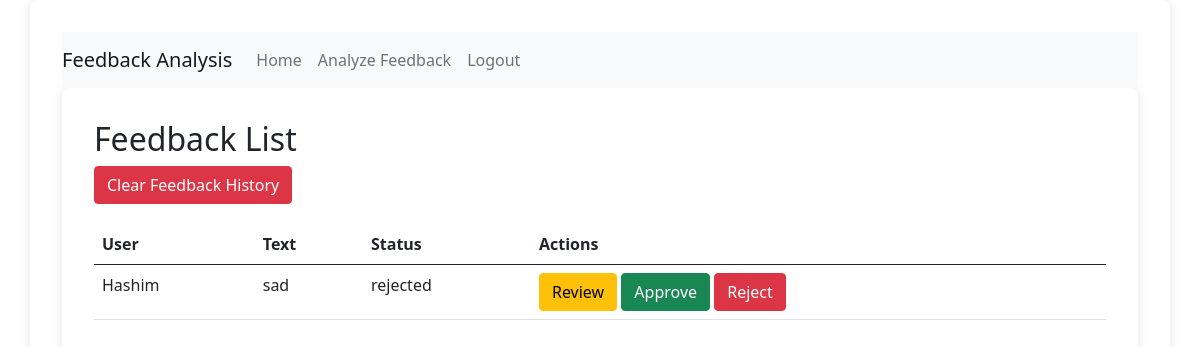
/home/feedback_list/ (signed in), run on an earlier commit of the app's database.
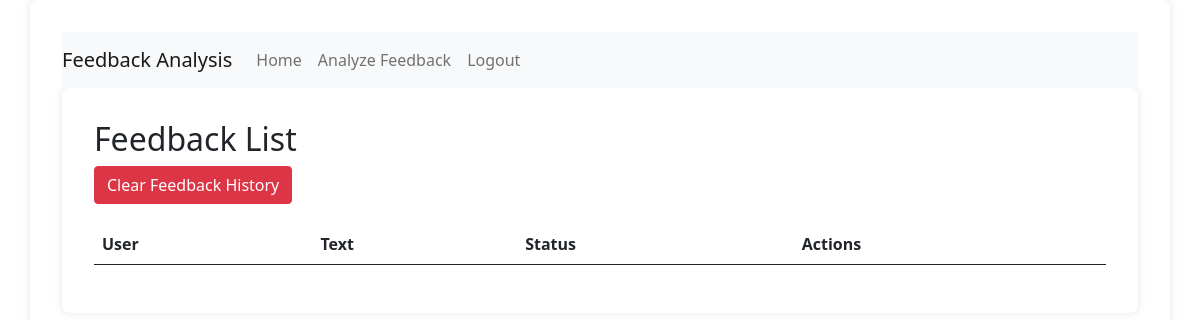
And on a later commit of the database.
### feedback/models.py (models this page shows, shortened)
class Feedback(models.Model):
    STATUS_CHOICES = (
        ('submitted', 'Submitted'),
        ('reviewed', 'Reviewed'),
        ('approved', 'Approved'),
        ('rejected', 'Rejected'),
    )
    user = models.ForeignKey(CustomUser, on_delete=models.CASCADE)
    text = models.TextField()
    status = models.CharField(max_length=10, choices=STATUS_CHOICES, default='submitted')
    submitted_at = models.DateTimeField(auto_now_add=True)
    reviewed_at = models.DateTimeField(null=True, blank=True)
    approved_at = models.DateTimeField(null=True, blank=True)
    rejected_at = models.DateTimeField(null=True, blank=True)

class CustomUser(AbstractUser):
    ROLE_CHOICES = (
        ('admin', 'Admin'),
        ('manager', 'Manager'),
        ('user', 'User'),
    )
    role = models.CharField(max_length=10, choices=ROLE_CHOICES, default='user')

### feedback/views.py (the view)
# urls.py: path('feedback_list/', views.feedback_list, name='feedback_list'),
@login_required
@user_passes_test(lambda u: u.role in ['manager', 'admin'])
def feedback_list(request):
    feedbacks = Feedback.objects.all()
    logger.info(f"Retrieved {feedbacks.count()} feedbacks")
    return render(request, 'feedback/feedback_list.html', {'feedbacks': feedbacks})

### feedback/templates/feedback/feedback_list.html (shortened to what this page needs)
{% extends "base_generic.html" %}
{% block content %}
  <h2>Feedback List</h2>
  <form action="{% url 'clear_feedback_history' %}" method="post" style="margin-bottom: 20px;">
    <button type="submit" class="btn btn-danger">Clear Feedback History</button>
  </form>
  <table class="table">
    <thead>
      <tr>
        <th>User</th>
        <th>Text</th>
        <th>Status</th>
        <th>Actions</th>
      </tr>
    </thead>
    <tbody>
      {% for feedback in feedbacks %}
        <tr>
          <td>{{ feedback.user.username }}</td>
          <td>{{ feedback.text }}</td>
          <td>{{ feedback.status }}</td>
          <td>
            {% if user.role == 'manager' or user.role == 'admin' %}
              <form action="{% url 'review_feedback' feedback.id %}" method="post" style="display:inline;">
                <button type="submit" class="btn btn-warning">Review</button>
              </form>
            {% endif %}
            {% if user.role == 'admin' %}
              <form action="{% url 'approve_feedback' feedback.id %}" method="post" style="display:inline;">
                <button type="submit" class="btn btn-success">Approve</button>
              </form>
              <form action="{% url 'reject_feedback' feedback.id %}" method="post" style="display:inline;">
                <button type="submit" class="btn btn-danger">Reject</button>
              </form>
            {% endif %}
          </td>
        </tr>
      {% endfor %}
    </tbody>
  </table>
{% endblock %}

### templates/base_generic.html (shortened to what this page needs)
{% load static %}
<!DOCTYPE html>
<html lang="en">
<head>
    <link href="https://cdn.jsdelivr.net/npm/bootstrap@5.1.0/dist/css/bootstrap.min.css" rel="stylesheet">
    <link rel="stylesheet" href="{% static 'css/styles.css' %}">
</head>
<body>
    <div class="container">
        <nav class="navbar navbar-expand-lg navbar-light bg-light">
            <a class="navbar-brand" href="{% url 'home' %}">Feedback Analysis</a>
            <div class="collapse navbar-collapse">
                <ul class="navbar-nav mr-auto">
                    <li class="nav-item">
                        <a class="nav-link" href="{% url 'home' %}">Home</a>
                    </li>
                    <li class="nav-item">
                        <a class="nav-link" href="{% url 'analyze_feedback' %}">Analyze Feedback</a>
                    </li>
                    {% if user.is_authenticated %}
                        {% if not request.path == '/feedback/register/' %}
                            <li class="nav-item">
                                <a class="nav-link" href="{% url 'logout' %}">Logout</a>
                            </li>
                        {% endif %}
                    {% endif %}
                </ul>
            </div>
        </nav>
        <main role="main" class="container">
            {% block content %}
            {% endblock %}
        </main>
    </div>
</body>
</html>

### static/css/styles.css (style rules this page uses)
.container { padding: 2rem; border-radius: 8px; box-shadow: 0 0 10px rgba(0, 0, 0, 0.1); }

What changed in the data, as far as the page shows it:
removed Feedback: user.username "Hashim", text "sad", status "rejected"
